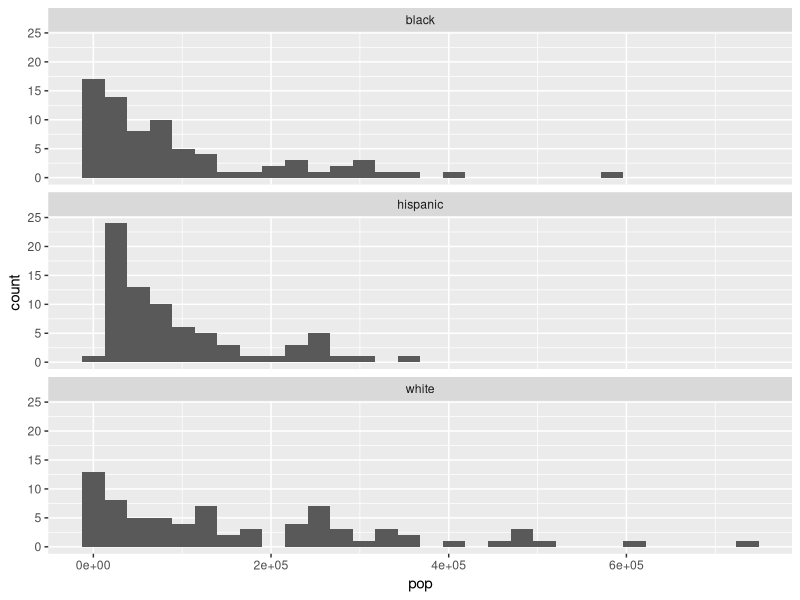
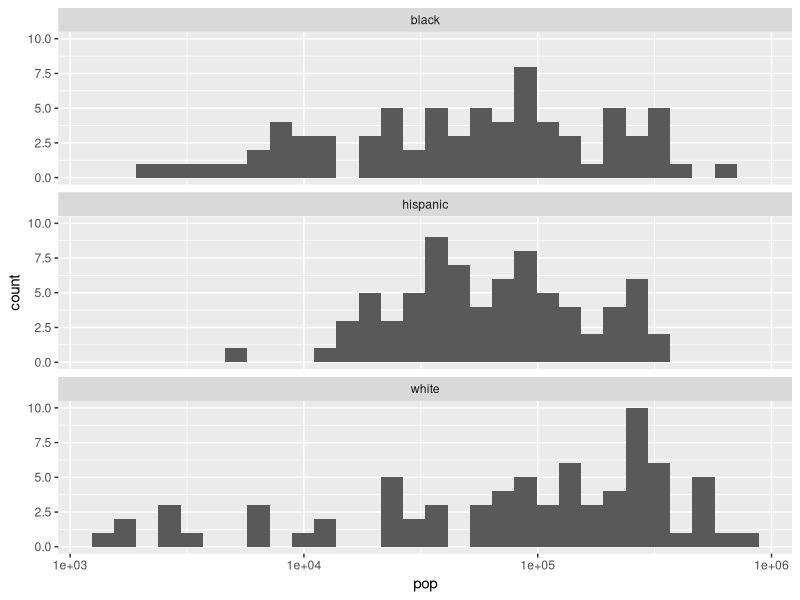
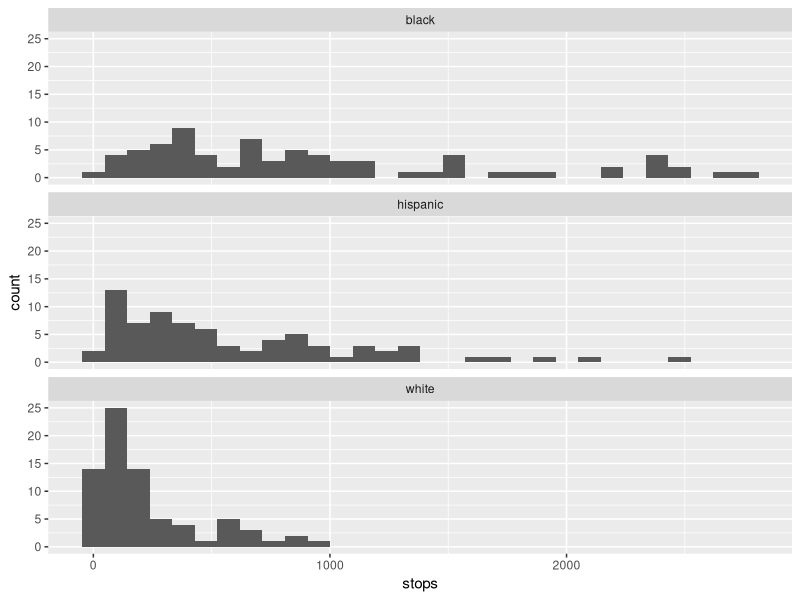
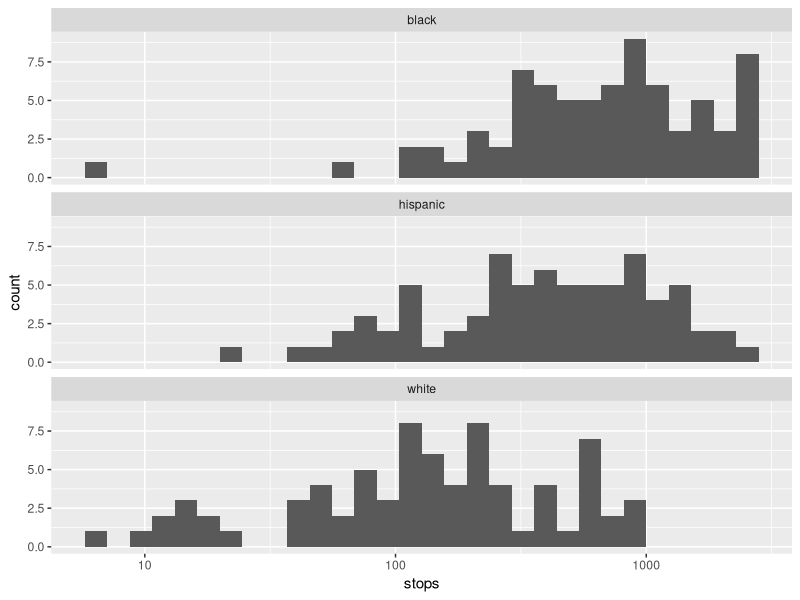
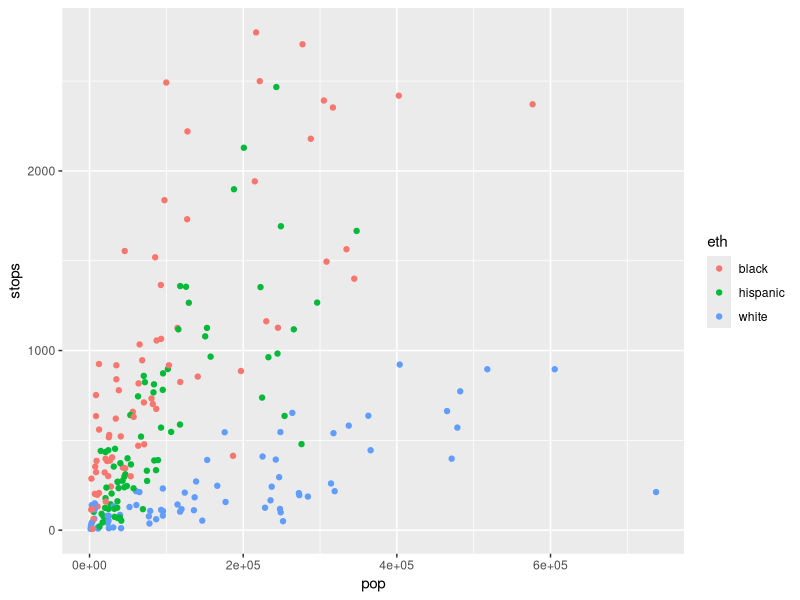
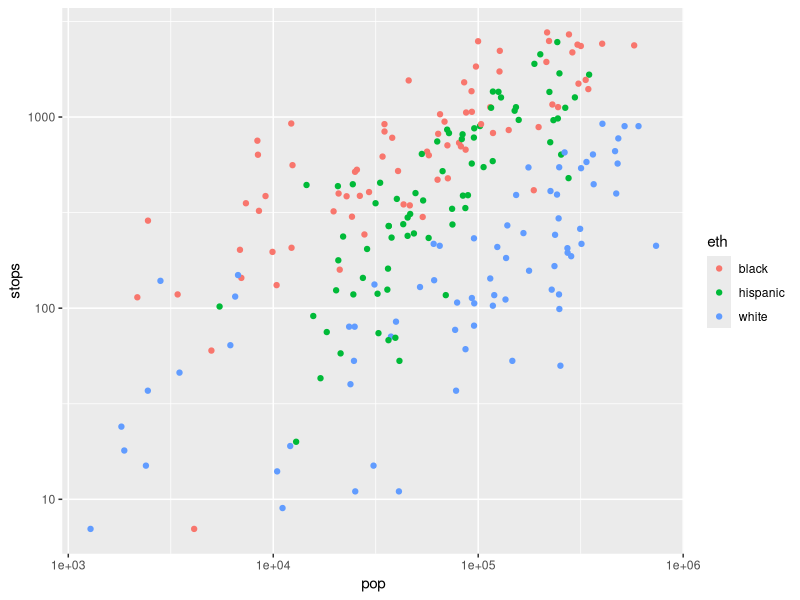
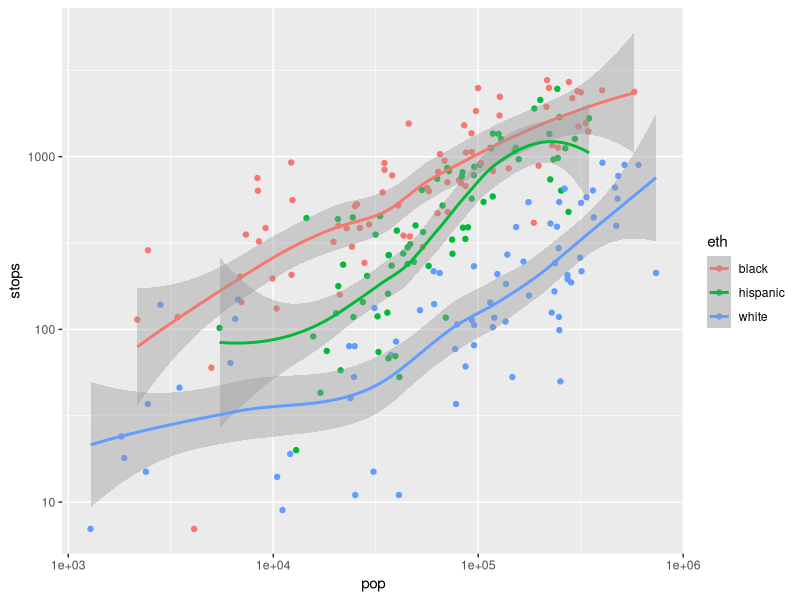
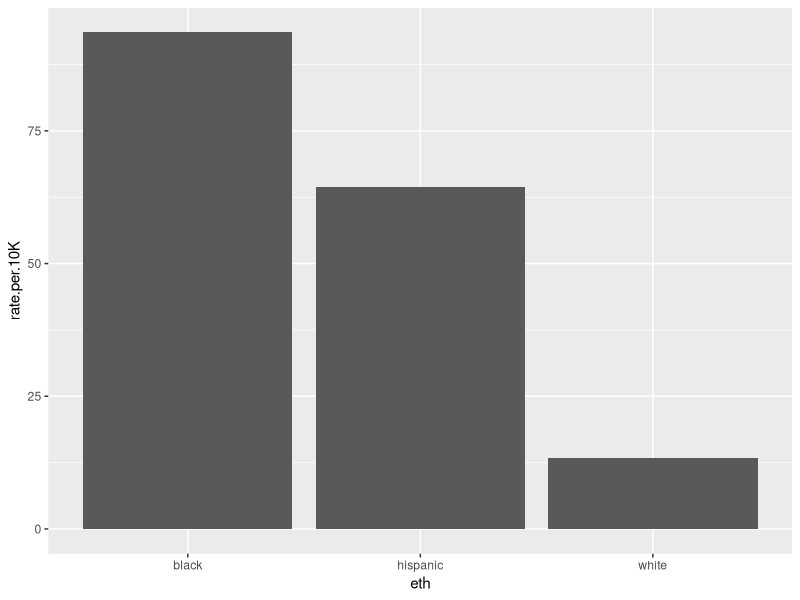

Reproduce these figures in R, in order.
library(ggplot2)
library(dplyr)

# Stop data from NYC between 1998-1999 (with noise added to protect
# confidentiality). As described in Chapter 1.2 of Gelman page 5, this was part
# of an investigation of whether or not the NYPD's stop and frisk policy
# disproportionately targetted minorities. The data only focuses on whites,
# black, and hispanic.
# From http://www.stat.columbia.edu/~gelman/arm/examples/police/.  Our analysis
# differs from the one on page 112.

# Aggregate over crime type for now.  i.e. collapse the counts
arrests <- read.table("frisk_with_noise.txt", header=TRUE) %>%
  group_by(precinct, eth) %>% summarise_each(funs(sum)) %>% select(-crime) %>%
  tbl_df()
arrests

# -units i are (precincts x ethnic group) (i.e. 75 x 3 = 225 rows)
# -outcome y_i is the number of stops
# -exposure_i is the number of people of the particular ethnic group who live in
#  the jurisdiciton of the precinct
# -precincts are numbered 1-75
# -ethnicity 1=black, 2=hispanic, 3=white

# Convert to factors setting appropriate levels
arrests$precinct <- factor(arrests$precinct)
arrests$eth <- factor(arrests$eth, labels=c("black", "hispanic", "white"))



#------------------------------------------------
# Exploratory Data Analysis
#------------------------------------------------
# Investigate population:
group_by(arrests, eth) %>% summarise(pop=sum(pop))
p <- ggplot(data=arrests, aes(x=pop)) + geom_histogram() + facet_wrap(~eth, ncol=1)
p
# Changing the x-axis scale to a logged one helps deal with the skew
p + scale_x_log10()


# EXERCISE:  Investigate arrests.  Which groups are subject to the highest
# numbers of stops?
group_by(arrests, eth) %>% summarise(stops=sum(stops))
p <- ggplot(data=arrests, aes(x=stops)) + geom_histogram() + facet_wrap(~eth, ncol=1)
p
# Changing the x-axis scale to a logged one helps deal with the skew
p + scale_x_log10()


# Investigate relationship between population size and number of stops
p <- ggplot(data=arrests, aes(x=pop, y=stops, group=eth, col=eth)) + geom_point()
p
# A raw plot of stops over population is hard to make sense of given the right
# skew in both data, so we use a log-log plot i.e. both the x and y axis on
# a log-scale
p + scale_x_log10() + scale_y_log10()

# EXERCISE:  Add a smoother to the previous plot to focus on the signal
# distinguishing the three groups and less on the noise.
p + scale_x_log10() + scale_y_log10() + geom_smooth()


# EXERCISE: Using dplyr, compare the "stops per 10K individuals" between the
# three ethnic groups
group_by(arrests, eth) %>%
  summarise(rate.per.10K = 10000*sum(stops)/sum(pop)) %>%
  ggplot(data=., aes(x=eth, y=rate.per.10K)) +
  geom_bar(stat="identity")





#------------------------------------------------
# Model 0: Just the average rate i.e. using no predictors
#------------------------------------------------
# Overall arrest rate:
rate0 <- sum(arrests$stops)/sum(arrests$pop)
rate0

# Model Fit:
# Poisson regression is done in R using glm() again, but now setting family to
# poisson.  Note also that we specifiy the offset to be log(pop).  Recall that
# the ~1 means fit only the intercept
model0 <- glm(stops ~ 1, offset=log(pop), family=poisson, data=arrests)
summary(model0)
b0 <- coefficients(model0)

# What does this value correspond to?
exp(b0)

# A 95% confidence interval on the rate of arrest in NYC
confint(model0)
exp(confint(model0))




#------------------------------------------------
# Model 1: Incorporating ethnicity
#------------------------------------------------
# EXERCISE:  Find the arrest rate for all three ethnic groups
group_by(arrests, eth) %>% summarise(rate=sum(stops)/sum(pop))

# Model Fit:
model1 <- glm(stops ~ eth, family=poisson, data=arrests, offset=log(pop))
summary(model1)
b1 <- coefficients(model1)
exp(b1)

# CRUCIAL EXERCISE:  What is the relationship between the above rates and
# exp(b1)?
# The effects are multiplicative.  So for example blacks (the baseline) have a
# baseline rate of 0.009355162, but being hispanic has a multiplicative effect
# of 0.688386155 on that rate (i.e. it lower it).  Note 0.009355162 * 0.688386155
# is equal to the rate we first computed earlier

# RELATED EXERCISE:  Compute 95% confidence intervals on the coefficients.  What
# is the "null" value for such CI's?  Do the hispanic and white coefficient CI's
# include it?
exp(confint(model1))
# The null value is 1.  i.e. a multiplicative of 1 means no change.  For both
# whites and hispanics, they both don't include it, and the confidenct interval
# is entirely less than 1, suggesting a significant effect.





#------------------------------------------------
# Model 2: Ethnicity + Precinct
#------------------------------------------------
# EXERCISE:  Create a single plot that shows stop rates for each of the three
# ethnic groups for all 75 precincts in NYC.  Hint:  consider the "group" aesthetic
# What trend do you notice?
p <- group_by(arrests, eth, precinct) %>%
  summarise(rate=sum(stops)/sum(pop), stops=sum(stops), pop=sum(pop)) %>%
  ggplot(aes(x=precinct, y=rate, group=eth, col=eth)) + geom_line() +
  xlab("Precinct") + ylab("Stop rate (log-scale)") +
  scale_colour_discrete(name="Ethnicity") +
  ggtitle("Stop rates by NYPD in 1998-1999")

p
p + scale_y_log10()
p + scale_y_log10() + geom_point(aes(size=log10(pop)))



# Model Fit:
model2 <- glm(stops ~ eth + precinct, family=poisson, data=arrests, offset=log(pop))
summary(model2)
b2 <- coefficients(model2)
exp(b2)
CI2 <- confint(model2)
exp(CI2)

# EXERCISE:  What is the interpretation of the first three coefficients based on
# ethnicity now?
# Recall Precinct 1 was the baseline, so the first coefficient is the rate
# African-Americans get stoped at precinct 1, and the other two are the
# multiplicative effect on top of that (both less than 1, i.e. they get
# arrested at a lower rate)





#------------------------------------------------
# Overdispersion
#------------------------------------------------
# Get fitted values for stops i.e. y.hat
arrests$stops.hat <- fitted(model2)

# We compare the observed numbers of stops to the number of stops fitted by our
# model
qplot(stops, stops.hat, data=arrests, xlab="observed stops", ylab="fitted stops")
# logging both the x and y axes
qplot(stops, stops.hat, data=arrests, xlab="observed stops", ylab="fitted stops", log='xy')
# We add a line y=x to compare the observed to fitted values
qplot(stops, stops.hat, data=arrests, xlab="observed stops", ylab="fitted stops", log='xy') +
  geom_abline(intercept=0, slope=1, col="red")

# Create standardized residuals.  We see they are centered at 0 (dashed line),
# but have standard deviation much greater than 1.
arrests <- mutate(arrests,
                  residuals = stops-stops.hat,
                  z = residuals/sqrt(stops.hat))
qplot(arrests$z, xlab="Standardized Residuals")

# We expect 95% of the points to lie within +/- 2 standard deviations of the
# mean, (i.e. within the solid lines) but we see that there are many that
# aren't, suggesting overdispersion.
qplot(stops.hat, z, data=arrests) +
  xlab("fitted stops") + ylab("standardized residuals") +
  ggtitle("Standardized Residuals vs Fitted Values") +
  geom_hline(yintercept=0, linetype="dashed") +
  geom_hline(yintercept=c(-2, 2))


# Recall we have
# -n=225 observations
#
# -3 ethnic groups, one of which acts as a baseline, thus two parameters
# -75 precincts, one of which acts as a baseline, thus 74 parameters
# -1 intercept parameters
# Thus the number of parameters is k = 2 + 74 + 1
# Thus n-k = 148 degrees of freedom
n <- nrow(arrests)
k <- (nlevels(arrests$eth)-1) + (nlevels(arrests$precinct)-1) + 1
n-k

# Under the null hypothesis of no overdispersion, we'd expect the sum of the
# squared residuals to follow a chi-squared distribution with df=n-k
p <- ggplot(data.frame(x = c(0, 300)), aes(x)) +
  stat_function(fun = dchisq, args=list(df=n-k)) +
  xlab("sum squared residuals") +
  ylab("density") +
  ggtitle("Expected Distribution of Sum.Sq.Resid if No Overdispersion")
p

# The observed sum of squared residuals is crazy extreme; it is nowhere
# near the bulk of the distribution, suggesting massive overdispersion.
# i.e. we reject the null hypothesis of no overdispersion
observed.sum.sq.resid <- sum(arrests$z^2)
observed.sum.sq.resid
p + geom_vline(xintercept=observed.sum.sq.resid, col="red")

# This is the estimated overdispersion value.  It is much greater than 1.
est.overdispersion <- observed.sum.sq.resid/(n-k)
est.overdispersion

# To correct for overdispersion, we need to multiply all the standard errors
# in the regression output by
sqrt(est.overdispersion)

# We can do this automatically by fitting an "overdispersed Poisson" regression
# model.  We do this by setting the family in the glm call to quasipoisson,
# instead of poisson.
model3 <- glm(stops ~ eth + precinct, family=quasipoisson, data=arrests, offset=log(pop))
summary(model3)

# Compare the standard errors of the two ethnicity parameters to those from the
# overdispersed model.  By what factor are they changed?
summary(model2)
